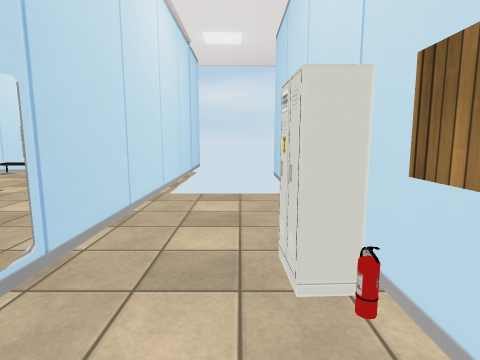
view 1 (above)

16 first-person views from a walk through a Unity game level. The camera is 1.4 m above the floor, tilts 8° down and sees 80° across. The floor is counted in squares, 0.5 m on a side. Each view is taken from the middle of a square. On the plan, view 1 faces up. The plan holds only what a view shows up to about 20 squares ahead; the rest is blank. The place goes on beyond the plan. The player character is not drawn. Some surface patterns are stand-ins.

view 2
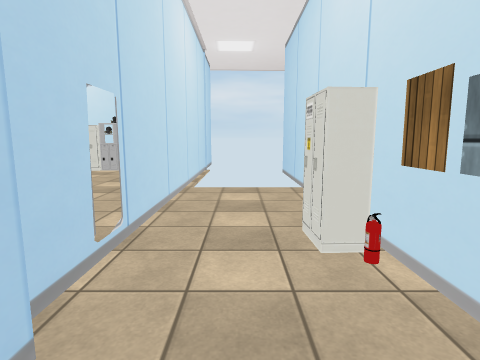

view 3
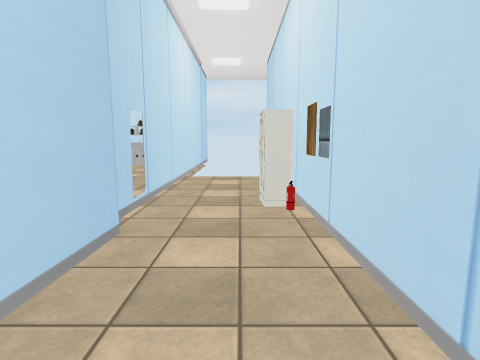

view 4
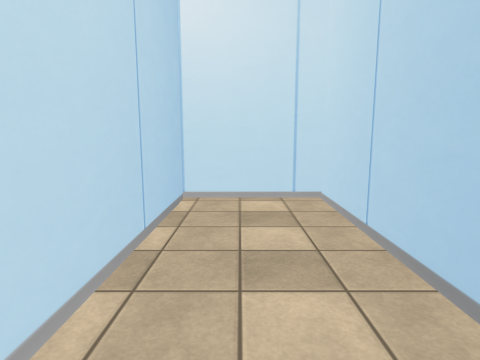

view 5
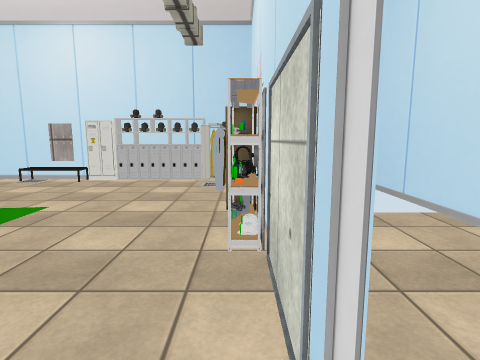

view 6
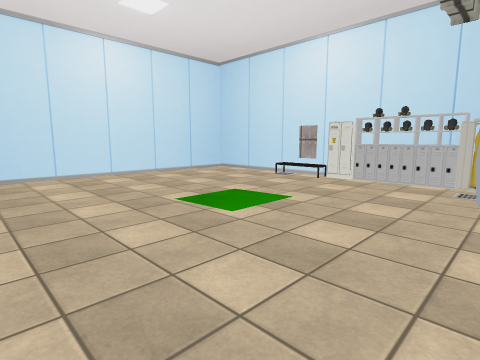

view 7
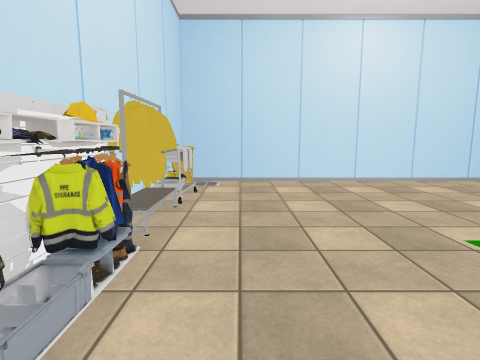

view 8
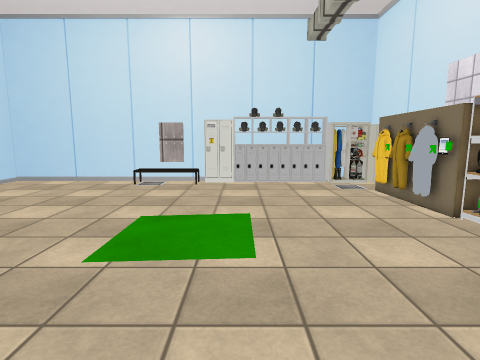

view 9
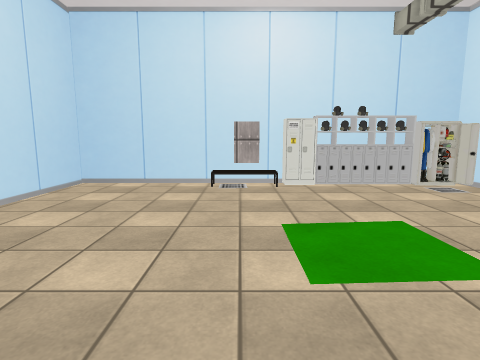

view 10
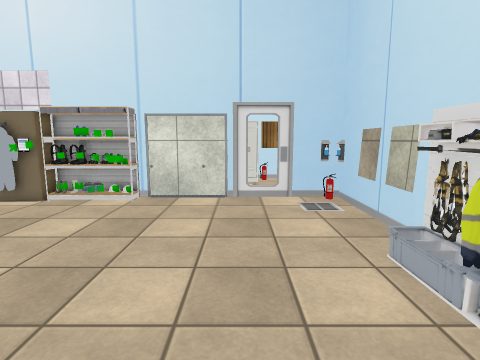

view 11
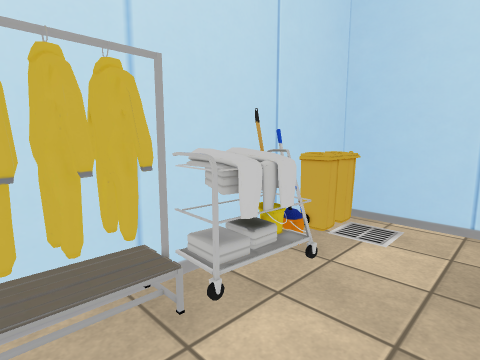

view 12
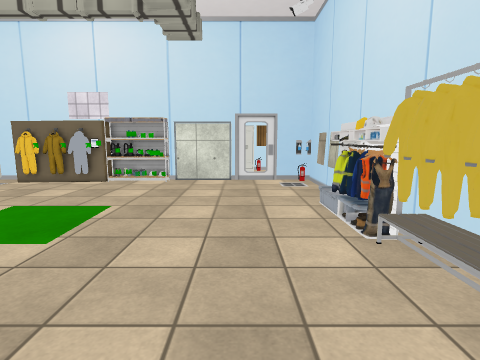

view 13
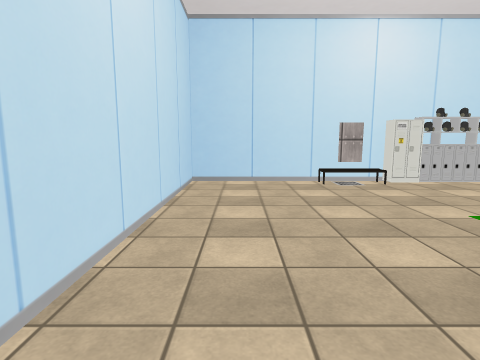

view 14
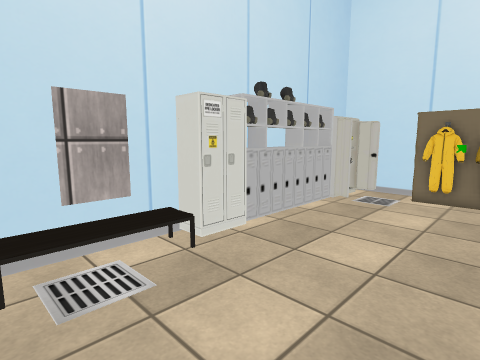

view 15
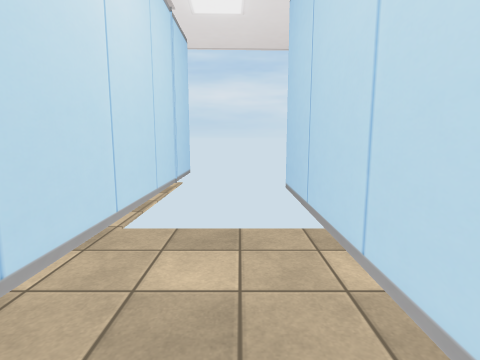

view 16
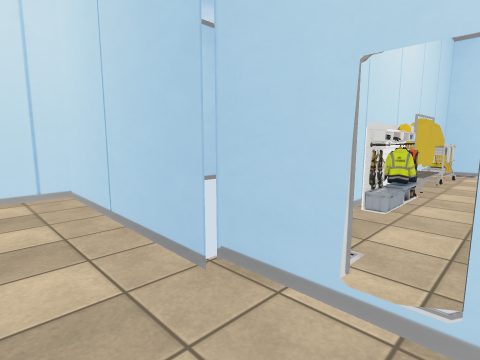

### Floor plan
Key: @ floor where view 1 was taken; # wall or solid block; . floor; = window, fence, low wall or low ledge; ^ raised ledge; O other object.
Columns run from 28 left of view 1 to 3 right of it. Each row starts with its distance up from view 1.
 26                         #
 25             ## OOOOOOO  #
 24 #############O OOOOOOOOO#
 23 #........OOOOOOOOOOOOOOO#
 22 #.......................#
 21 #......................O#
 20 #.....................#O#
 19 #.....................#O#
 18 #.....................#O#
 17 #.....................#O#
 16 #.....................#O#
 15 #.....................#O#      #
 14 #......................O#......#
 13 #......................O#......#
 12 #......................O#......#
 11 #......................O#......#
 10 #.......................#......#
  9 #.......................#......#
  8 #.......................#..... #
  7 #.......................#....O #
  6 #.......................#....O #
  5 #............................OO#
  4 #.......................#.....O#
  3 #....OOO###...=.........#......#
  2 #^^#OOOO#########......O#......#
  1 ######O##       #########......#
  0                         #...@..#
 -1                         #......#
 -2                         #......#
 -3                         #......#
 -4                         #......#
 -5                         #......#
 -6                         #......#
 -7                         #......#
 -8                         #......#
 -9                         ########

Positions as (right, up) in squares from view 1, and headings:
1: (0, 0), facing up
2: (-1, -2), facing up
3: (0, -7), facing up
4: (0, 4), facing down
5: (-5, 4), facing up
6: (-5, 4), facing up-left
7: (-9, 5), facing left
8: (-13, 5), facing up
9: (-18, 6), facing up
10: (-18, 6), facing right
11: (-18, 6), facing down-left
12: (-24, 6), facing right
13: (-25, 5), facing up
14: (-20, 17), facing up-right
15: (0, 6), facing up
16: (0, 6), facing down-left
